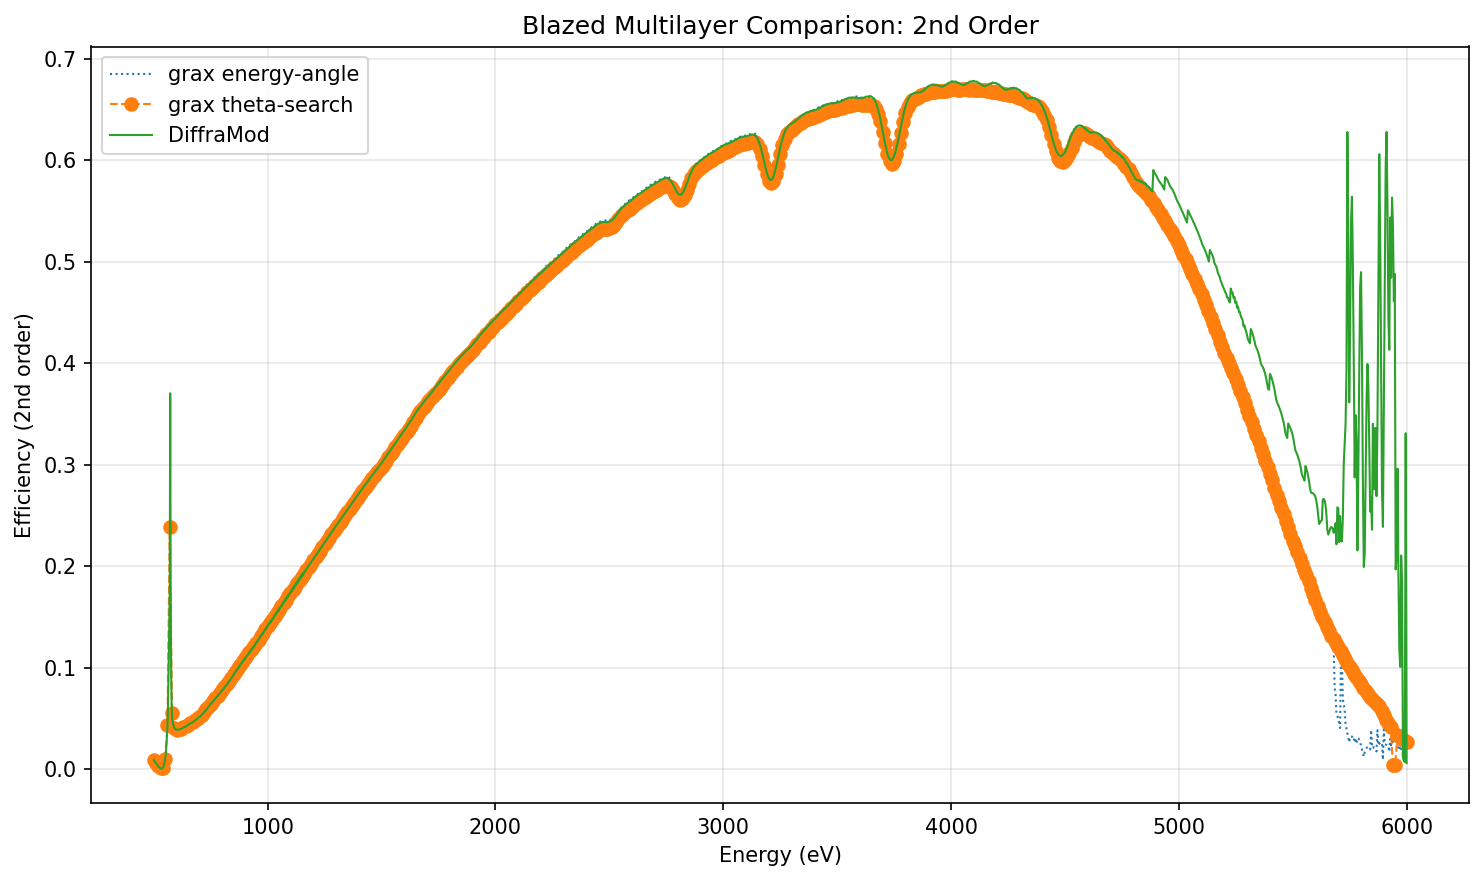

The script that saved this image:
"""Compare blazed multilayer efficiencies from grax and DiffraMod."""

from __future__ import annotations

from pathlib import Path

import matplotlib.pyplot as plt
import pandas as pd



base_path = Path(__file__).resolve().parent
project_root = base_path.parent.parent
theta_search_results_path = project_root / "examples" / "simulation" / "multilayer_theta_search" / "results"

grax_results = pd.read_csv(base_path / "results" / "blazed_multilayer_all_orders.csv")
grax_order = grax_results[grax_results["order"] == -2].copy()
grax_order = grax_order.sort_values("energy_ev")

theta_search_results = pd.read_csv(
    theta_search_results_path / "multilayer_theta_search_all_orders.csv"
)
theta_search_order = theta_search_results[theta_search_results["order"] == -2].copy()
theta_search_order = theta_search_order.sort_values("energy_ev")

diffmod_results = pd.read_csv(
    base_path / "simulation" / "DiffractMod_CrC_d4.8_N60.dat",
    sep=r"\s+",
    engine="python",
)
diffmod_results = diffmod_results[["Energy", "Efficiency(GR)"]].copy()
diffmod_results = diffmod_results.apply(pd.to_numeric, errors="coerce").dropna()

plt.figure(figsize=(10, 6))
plt.plot(
    grax_order["energy_ev"],
    grax_order["efficiency"],
    label="grax energy-angle",
    linewidth=1.0,
    linestyle=":",
)
plt.plot(
    theta_search_order["energy_ev"],
    theta_search_order["efficiency"],
    label="grax theta-search",
    linewidth=1.0,
    marker="o",
    linestyle="--",
)
plt.plot(
    diffmod_results["Energy"],
    diffmod_results["Efficiency(GR)"],
    label="DiffraMod",
    linewidth=1.0,
    linestyle="-",
)

plt.xlabel("Energy (eV)")
plt.ylabel("Efficiency (2nd order)")
plt.title("Blazed Multilayer Comparison: 2nd Order")
plt.grid(True, alpha=0.3)
plt.legend()
plt.tight_layout()

output_path = base_path / "comparison_blazed_multilayer_sweep.png"
plt.savefig(output_path, dpi=150, bbox_inches="tight")
print(f"Plot saved to: {output_path}")

plt.figure(figsize=(10, 6))
plt.plot(
    grax_order["energy_ev"],
    grax_order["efficiency"],
    label="grax energy-angle",
    linewidth=1.0,
    linestyle="-",
)
plt.plot(
    theta_search_order["energy_ev"],
    theta_search_order["efficiency"],
    label="grax theta-search",
    linewidth=1.0,
    linestyle="--",
)
plt.plot(
    diffmod_results["Energy"],
    diffmod_results["Efficiency(GR)"],
    label="DiffraMod",
    linewidth=1.0,
    linestyle=":",
)

plt.xlim(550, 600)
plt.ylim(0.0, 0.4)
plt.xlabel("Energy (eV)")
plt.ylabel("Efficiency (2nd order)")
plt.title("Blazed Multilayer Comparison: 2nd Order (550-600 eV)")
plt.grid(True, alpha=0.3)
plt.legend()
plt.tight_layout()

zoom_output_path = base_path / "comparison_blazed_multilayer_sweep_550_600eV.png"
plt.savefig(zoom_output_path, dpi=150, bbox_inches="tight")
print(f"Zoom plot saved to: {zoom_output_path}")
